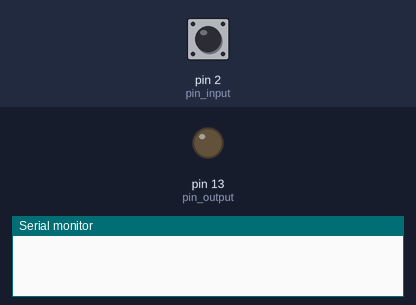
A sketch run on a simulated Arduino Uno, built with avr-gcc and run on an emulated ATmega328P. Shown: output pins drawn as LEDs (lit = HIGH), the last lines printed to the serial monitor. The inputs (shaded band) are chosen by the test bench; at power-on: pin 2 (pin_input) HIGH.

Above: at 1.2 s.
1.3 s: pin 2 (pin_input) pulled LOW for 0.15 s
At 2.3 s:
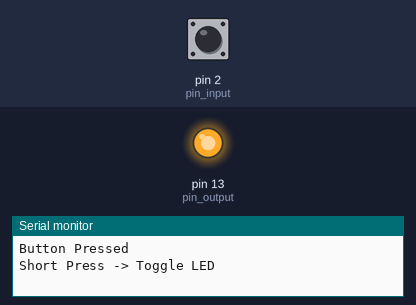
2.9 s: pin 2 (pin_input) pulled LOW for 1 s
At 4.8 s:
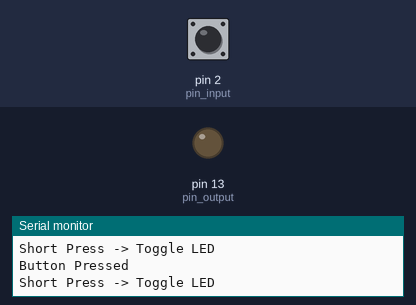
Timing chart, 0 to 6.3 s (numbered marks = the images above; inputs shaded):
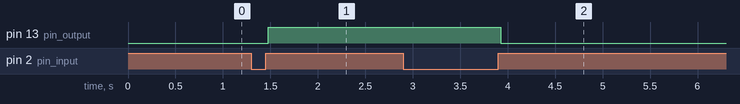

The sketch:

FSM_antiShake.ino
```cpp
int pin_input = 2;
int pin_output = 13;
//button state enum
enum ButtonState{IDLE, DEBOUNCED, PRESSED, RELEASED};
ButtonState buttonState = IDLE;

//time variable
const unsigned long longest_pressed_time_threshold = 1000;
const unsigned long debounced_time_threshold = 30;
unsigned long last_press_time = 0;
unsigned long last_debouce_time = 0;
//other state
bool led_state = LOW;
bool current_read_signal = HIGH;
bool last_read_signal = LOW;
bool longPressedTrigger = false;


void setup(){
    pinMode(pin_input, INPUT_PULLUP);
    pinMode(pin_output, OUTPUT);
    digitalWrite(pin_output, led_state);
    Serial.begin(115200);

}
void loop() {
    unsigned long current = millis();
    current_read_signal = digitalRead(pin_input);

    switch(buttonState) {
        case IDLE:
            if(current_read_signal == LOW) {
                buttonState = DEBOUNCED;
                last_debouce_time = current;
            }
            break;

        case DEBOUNCED:
            // 修正 √：用 current - last_debouce_time
            if(current - last_debouce_time >= debounced_time_threshold) {
                if(digitalRead(pin_input) == LOW) {
                    buttonState = PRESSED;
                    last_press_time = current;
                    Serial.println("Button Pressed");
                } else {
                    buttonState = IDLE;
                }
            }
            break;

        case PRESSED:
            if(digitalRead(pin_input) == HIGH) {
                buttonState = RELEASED;
                last_debouce_time = current;
            } else {
                // 修正 √：用 current - last_press_time
                if(!longPressedTrigger && (current - last_press_time >= longest_pressed_time_threshold)) {
                    longPressedTrigger = true;
                    led_state = LOW;
                    digitalWrite(pin_output, led_state);
                    Serial.println("Long Press -> LED OFF");
                }
            }
            break;

        case RELEASED:
            // 修正 √：用 current - last_debouce_time
            if(current - last_debouce_time >= debounced_time_threshold) {
                if(digitalRead(pin_input) == HIGH) {
                    if (!longPressedTrigger) {
                        led_state = !led_state;
                        digitalWrite(pin_output, led_state);
                        Serial.println("Short Press -> Toggle LED");
                    }
                    buttonState = IDLE;
                    longPressedTrigger = false; // 每次按键释放后重置长按标记
                } else {
                    buttonState = PRESSED;
                }
            }
            break;
    }

    last_read_signal = current_read_signal;
}
```

Measured:
- after the input at 1.3 s, pin 13 (pin_output): LOW → HIGH after 0.18 s
- after the input at 2.9 s, pin 13 (pin_output): HIGH → LOW after 1.0 s
